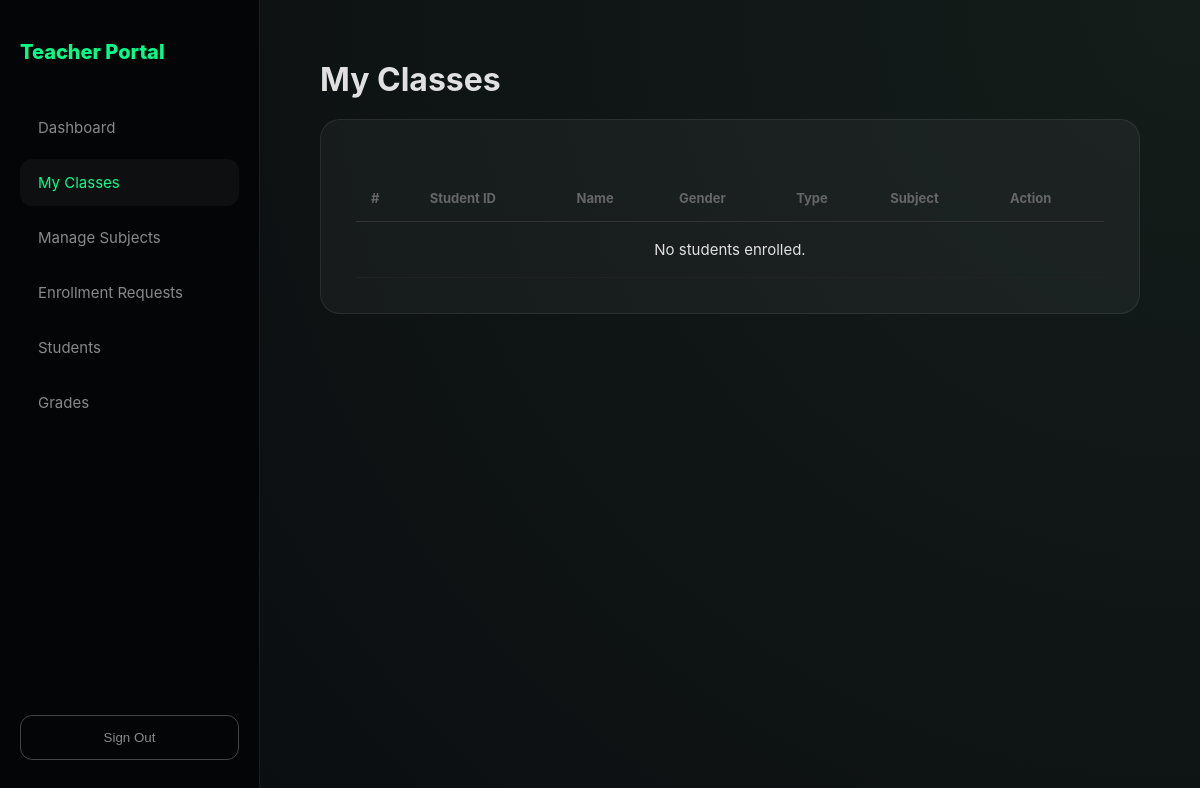
The app's page /tc/my_class.php (signed in), older data.
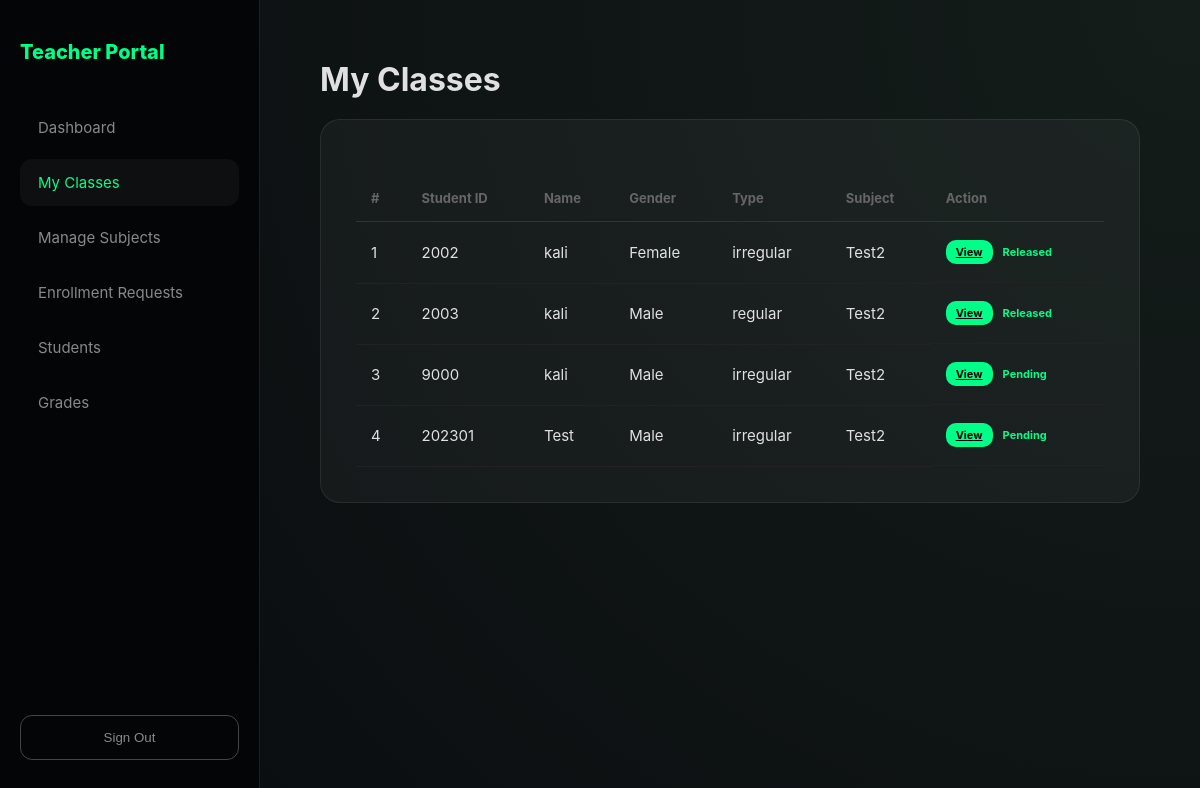
The same page, newer data.
### tables this page shows
CREATE TABLE `subjects` (
  `subject_id` int(11) NOT NULL,
  `subject_code` varchar(20) NOT NULL,
  `subject_name` varchar(100) NOT NULL,
  `teacher_id` int(11) NOT NULL,
  `created_at` timestamp NOT NULL DEFAULT current_timestamp()
);

### tc/my_class.php (the view, shortened to what this page needs)
<?php
include '../config/db.php';
$teacher_db_id = $_SESSION['user_id'];
$stmt = $conn->prepare("
    SELECT
        u.user_id,
        u.fullname,
        u.gender,
        u.status,
        s.subject_id,
        s.subject_name,
        COALESCE(ss.status, 'Regular') AS enrollment_type,
        MAX(g.status) AS grade_release_status
    FROM enrollments e
    JOIN users u ON e.user_id = u.user_id
    JOIN subjects s ON e.subject_id = s.subject_id
    LEFT JOIN student_status ss ON u.user_id = ss.user_id
    LEFT JOIN grades g ON (u.user_id = g.student_id AND s.subject_id = g.subject_id)
    WHERE s.teacher_id = ?
    GROUP BY u.user_id, s.subject_id
    ORDER BY s.subject_name, u.fullname
");
$stmt->bind_param("i", $teacher_db_id);
$stmt->execute();
$result = $stmt->get_result();
$students = [];
while ($row = $result->fetch_assoc()) {
    $students[] = $row;
}
?>
<!DOCTYPE html>
<html lang="en">
<head>
    <link rel="stylesheet" href="/css/style.css">
</head>
<body>
<div class="app-shell">
    <aside class="sidebar">
        <div class="portal-brand">Teacher Portal</div>
        <div class="nav-group">
            <a class="nav-link" href="index.php">Dashboard</a>
            <a class="nav-link active" href="my_class.php">My Classes</a>
            <a class="nav-link" href="subjects.php">Manage Subjects</a>
            <a class="nav-link" href="enrollment_requests.php">Enrollment Requests</a>
            <a class="nav-link" href="students.php">Students</a>
            <a class="nav-link" href="grades.php">Grades</a>
        </div>
        <button class="sign-out-btn" onclick="window.location.href='/assets/logout.php'">Sign Out</button>
    </aside>
    <main class="main-view">
        <div class="container">
            <h1>My Classes</h1>
            <div class="glass-card">
                <table class="modern-table">
                    <thead>
                        <tr>
                            <th>#</th>
                            <th>Student ID</th>
                            <th>Name</th>
                            <th>Gender</th>
                            <th>Type</th>
                            <th>Subject</th>
                            <th>Action</th>
                        </tr>
                    </thead>
                    <tbody>
                        <?php if (!empty($students)): ?>
                            <?php foreach ($students as $index => $student): ?>
                            <tr>
                                <td><?= $index + 1 ?></td>
                                <td><?= htmlspecialchars($student['user_id']) ?></td>
                                <td><?= htmlspecialchars($student['fullname']) ?></td>
                                <td><?= htmlspecialchars($student['gender']) ?></td>
                                <td><span class="status-badge"><?= htmlspecialchars($student['enrollment_type']) ?></span></td>
                                <td><?= htmlspecialchars($student['subject_name']) ?></td>
                                <td style="display: flex; gap: 10px;">
                                    <a href="view-student.php?student_id=<?= urlencode($student['user_id']) ?>" class="neon-btn" style="font-size: 11px; padding: 5px 10px;">View</a>
                                    <?php
                                        $status = $student['grade_release_status'];
                                        $isRejected = ($status === 'Rejected');
                                        $notGraded = (is_null($status) || $status === '');
                                    ?>
                                    <?php if ($notGraded || $isRejected): ?>
                                        <a href="grade-student.php?student_id=<?= urlencode($student['user_id']) ?>&subject_id=<?= $student['subject_id'] ?>" class="neon-btn" style="font-size: 11px; padding: 5px 10px;">Grade</a>
                                    <?php else: ?>
                                        <span style="color: var(--neon-green); font-size: 11px; font-weight: bold; align-self: center;">
                                            <?= htmlspecialchars($status) ?>
                                        </span>
                                    <?php endif; ?>
                                </td>
                            </tr>
                            <?php endforeach; ?>
                        <?php else: ?>
                            <tr><td colspan="7" style="text-align:center;">No students enrolled.</td></tr>
                        <?php endif; ?>
                    </tbody>
                </table>
            </div>
        </div>
    </main>
</div>
</body>
</html>

Row changes from the older to the newer data that the page shows:
added subjects: user_id "2002", fullname "kali", gender "Female", enrollment_type "irregular", subject_name "Test2", status "Released", user_id "2003", gender "Male", enrollment_type "regular", user_id "9000", status "Pending", user_id "202301", fullname "Test"
Text that changed along with them:
text no longer shown: "No students enrolled."
